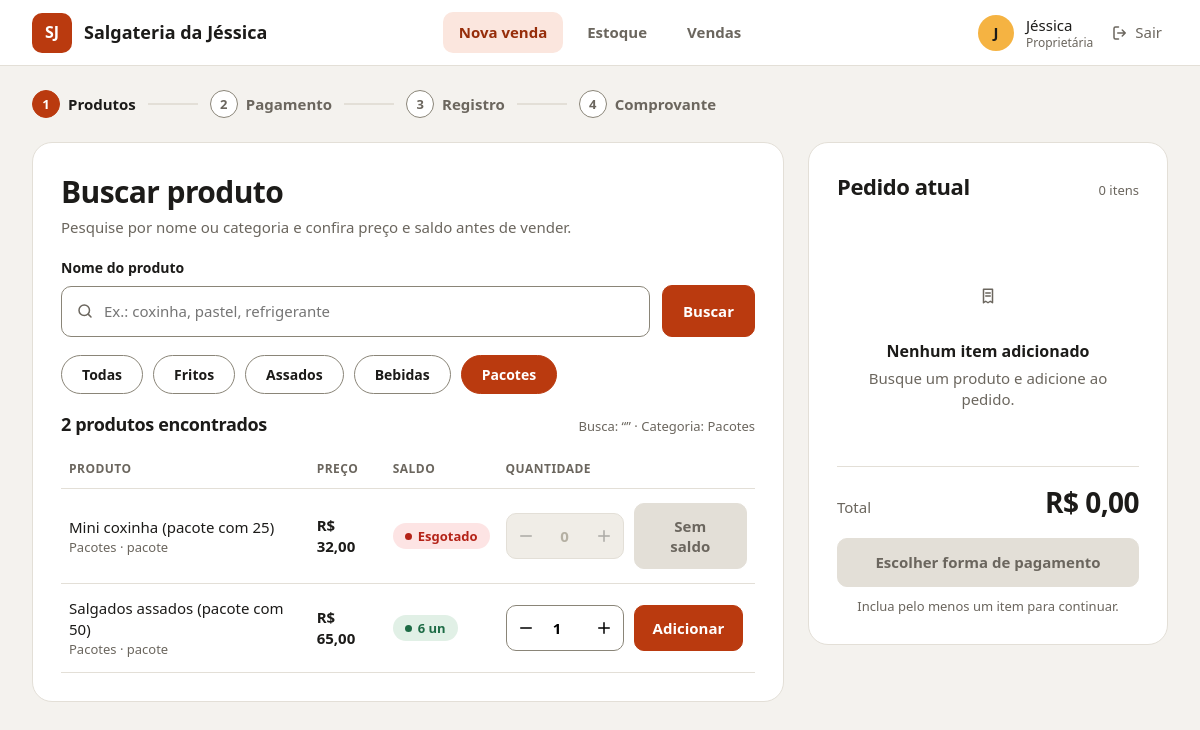
The app's page /?q=&cat=pacotes (signed in) with its own data.
### loja/models.py (models this page shows, shortened)
class Produto(models.Model):
    nome = models.CharField(max_length=80)
    categoria = models.CharField(max_length=20, choices=CATEGORIAS)
    unidade = models.CharField(max_length=20, default="unidade")
    preco_centavos = models.PositiveIntegerField()
    saldo = models.PositiveIntegerField(default=0)
    ativo = models.BooleanField(default=True)
    class Meta:
        ordering = ["categoria", "nome"]

### loja/views.py (the view)
# urls.py: path("", views.pedido, name="pedido"),
@login_required
def pedido(request):
    q = request.GET.get("q", "").strip()
    cat = request.GET.get("cat", "")
    buscou = bool(q or cat)
    produtos = []
    if buscou:
        qs = Produto.objects.filter(ativo=True)
        if cat and cat != "todas":
            qs = qs.filter(categoria=cat)
        termo = _sem_acento(q)
        produtos = [p for p in qs if termo in _sem_acento(p.nome)]
        carrinho = _carrinho(request)
        for p in produtos:
            p.no_pedido = carrinho.get(str(p.id), 0)
    linhas, total, unidades = _linhas(request)
    return render(request, "loja/pedido.html", {
        "passos": _passos(1), "q": q, "cat": cat or "todas", "buscou": buscou,
        "categorias": [("todas", "Todas")] + CATEGORIAS,
        "cat_nome": dict(CATEGORIAS).get(cat, "Todas"),
        "produtos": produtos, "linhas": linhas, "total": total, "unidades": unidades,
        "ultimo": request.session.get("ultimo"), "voltar": request.get_full_path(),
    })

### loja/templatetags/dinheiro.py (called while the page is built)
def _fmt(centavos):
    inteiro, resto = divmod(int(centavos or 0), 100)
    return f"{inteiro:,}".replace(",", ".") + f",{resto:02d}"

@register.filter
def reais(centavos):
    return "R$ " + _fmt(centavos)

### loja/views.py (called while the page is built, shortened)
def _passos(atual):
    return [
        {"n": i + 1, "nome": nome,
         "estado": "done" if i + 1 < atual else "atual" if i + 1 == atual else "futuro"}
        for i, nome in enumerate(PASSOS)
    ]

def _sem_acento(texto):
    base = unicodedata.normalize("NFD", texto)
    return "".join(c for c in base if unicodedata.category(c) != "Mn").lower()

def _carrinho(request):
    return request.session.setdefault("carrinho", {})

def _linhas(request):
    carrinho = _carrinho(request)
    produtos = Produto.objects.in_bulk([int(i) for i in carrinho])
    linhas, total, unidades = [], 0, 0
    return linhas, total, unidades

### loja/templates/loja/pedido.html (shortened to what this page needs)
{% extends "loja/base.html" %}
{% load dinheiro %}
{% block conteudo %}
<div class="grade">
  <section class="cartao">
    <h1>Buscar produto</h1>
    <p class="sub">Pesquise por nome ou categoria e confira preço e saldo antes de vender.</p>
    <form method="get" class="busca">
      <div style="flex:1">
        <label class="campo" for="q">Nome do produto</label>
        <div class="entrada"><svg class="i"><use href="#i-search"/></svg>
          <input id="q" name="q" value="{{ q }}" placeholder="Ex.: coxinha, pastel, refrigerante"></div>
      </div>
      <button class="botao" style="align-self:flex-end;height:52px">Buscar</button>
    </form>
    <div class="chips">
      {% for chave, nome in categorias %}
        <a class="chip {% if chave == cat %}sel{% endif %}" href="?q={{ q|urlencode }}&cat={{ chave }}">{{ nome }}</a>
      {% endfor %}
    </div>
    {% if not buscou %}
      <div class="vazio">
        <div class="icone"><svg class="i"><use href="#i-box"/></svg></div>
        <strong>Nenhuma busca ainda</strong>
        <p>Digite o nome de um produto ou escolha uma categoria para ver preço e saldo disponíveis.</p>
      </div>
    {% else %}
      <div class="cab"><h2 style="font-size:18px">{{ produtos|length }} produto{{ produtos|length|pluralize }} encontrado{{ produtos|length|pluralize }}</h2>
        <span>Busca: “{{ q }}” · Categoria: {{ cat_nome }}</span></div>
      {% if produtos %}
      <table>
        <tr><th>Produto</th><th>Preço</th><th>Saldo</th><th>Quantidade</th><th></th></tr>
        {% for p in produtos %}
        <tr>
          <td>{{ p.nome }}
            <small>{{ p.get_categoria_display }} · {{ p.unidade }}
              {% if p.no_pedido %}<span class="selo no">No pedido: {{ p.no_pedido }}</span>{% endif %}</small></td>
          <td><b>{{ p.preco_centavos|reais }}</b></td>
          <td>{% if p.saldo > 0 %}<span class="selo">{{ p.saldo }} un</span>{% else %}<span class="selo zero">Esgotado</span>{% endif %}</td>
          <td colspan="2">
            <form method="post" action="{% url 'adicionar' p.id %}" class="acao" style="justify-content:flex-start">
              {% if p.saldo > 0 %}
              <div class="qtd" data-qtd>
                <button type="button" data-d="-1" aria-label="Diminuir"><svg class="i"><use href="#i-minus"/></svg></button>
                <input name="qtd" type="number" value="1" min="1" max="{{ p.saldo }}">
                <button type="button" data-d="1" aria-label="Aumentar"><svg class="i"><use href="#i-plus"/></svg></button>
              </div>
              <button class="botao">Adicionar</button>
              {% else %}
              <div class="qtd off"><button type="button" disabled><svg class="i"><use href="#i-minus"/></svg></button><span>0</span><button type="button" disabled><svg class="i"><use href="#i-plus"/></svg></button></div>
              <button class="botao off" disabled>Sem saldo</button>
              {% endif %}
            </form>
          </td>
        </tr>
        {% endfor %}
      </table>
      {% else %}
        <div class="vazio"><strong>Nenhum produto encontrado</strong><p>Tente outro nome ou outra categoria.</p></div>
      {% endif %}
    {% endif %}
  </section>
  <aside class="cartao painel">
    <div class="cab"><h2>Pedido atual</h2>
      <span>{{ linhas|length }} ite{{ linhas|length|pluralize:"m,ns" }}{% if linhas %} · {{ unidades }} unidade{{ unidades|pluralize }}{% endif %}</span></div>
    {% for l in linhas %}
    <div class="item-ped {% if l.produto.id == ultimo %}destaque{% endif %}">
      <div class="topo2"><span>{{ l.produto.nome }}</span><span>{{ l.subtotal|reais }}</span></div>
      <div class="muda peq">{{ l.qtd }} × {{ l.preco|reais }}</div>
      <div class="base">
        <form method="post" action="{% url 'alterar' l.produto.id %}" class="qtd peq">{% csrf_token %}
          <input type="hidden" name="voltar" value="{{ voltar }}">
          <button name="delta" value="-1" aria-label="Diminuir"><svg class="i"><use href="#i-minus"/></svg></button>
          <span>{{ l.qtd }}</span>
          <button name="delta" value="1" aria-label="Aumentar"><svg class="i"><use href="#i-plus"/></svg></button>
        </form>
        <form method="post" action="{% url 'remover' l.produto.id %}">{% csrf_token %}
          <input type="hidden" name="voltar" value="{{ voltar }}">
          <button class="remover"><svg class="i"><use href="#i-trash"/></svg> Remover</button>
        </form>
      </div>
    </div>
    {% empty %}
    <div class="vazio"><div class="icone" style="background:none"><svg class="i"><use href="#i-receipt"/></svg></div>
      <strong>Nenhum item adicionado</strong><p>Busque um produto e adicione ao pedido.</p></div>
    {% endfor %}
    <div class="total"><span class="muda">Total</span><strong>{{ total|reais }}</strong></div>
    {% if linhas %}
      <a class="botao" href="{% url 'pagamento' %}">Escolher forma de pagamento <svg class="i"><use href="#i-arrow-r"/></svg></a>
    {% else %}
      <span class="botao off">Escolher forma de pagamento</span>
      <p class="nota">Inclua pelo menos um item para continuar.</p>
    {% endif %}
  </aside>
</div>
{% endblock %}

### loja/templates/loja/base.html (shortened to what this page needs)
{% load static %}<!doctype html>
<html lang="pt-br">
<head>
  <link rel="stylesheet" href="{% static 'loja/style.css' %}">
</head>
<body>
{% block corpo %}
<header class="topo">
  <a class="marca" href="{% url 'pedido' %}"><span class="logo">SJ</span> Salgateria da Jéssica</a>
  {% with n=request.resolver_match.url_name %}
  <nav class="nav">
    <a href="{% url 'pedido' %}" class="{% if n == 'pedido' or n == 'pagamento' or n == 'registro' or n == 'comprovante' %}ativo{% endif %}">Nova venda</a>
    <a href="{% url 'estoque' %}" class="{% if n == 'estoque' %}ativo{% endif %}">Estoque</a>
    <a href="{% url 'vendas' %}" class="{% if n == 'vendas' %}ativo{% endif %}">Vendas</a>
  </nav>
  {% endwith %}
  <div class="usuario">
    <span class="avatar">{{ user.first_name|default:user.username|slice:":1"|upper }}</span>
    <span>{{ user.first_name|default:user.username }}<small>{% if user.is_superuser %}Proprietária{% else %}Atendente{% endif %}</small></span>
    <form method="post" action="{% url 'sair' %}">{% csrf_token %}
      <button class="sair"><svg class="i"><use href="#i-logout"/></svg> Sair</button>
    </form>
  </div>
</header>
<div class="pagina">
  {% if passos %}{% include "loja/_passos.html" %}{% endif %}
  {% block conteudo %}{% endblock %}
</div>
{% endblock %}
</body>
</html>

### records on screen
Produto: nome "Mini coxinha (pacote com 25)", categoria "Pacotes", unidade "pacote", preco_centavos|reais "R$ 32,00", saldo "Esgotado"
Produto: nome "Salgados assados (pacote com 50)", categoria "Pacotes", unidade "pacote", preco_centavos|reais "R$ 65,00", saldo "6"

### other values on screen
{{ user.first_name|default:user.username|slice:":1"|upper }} "J"
{{ user.first_name|default:user.username }} "Jéssica"
{{ p.n }} "1" "2" "3" "4"
{{ p.nome }} "Produtos" "Pagamento" "Registro" "Comprovante"
{{ nome }} "Todas" "Fritos" "Assados" "Bebidas" "Pacotes"
{{ produtos|length }} "2"
{{ cat_nome }} "Pacotes"
{{ linhas|length }} "0"
{{ total|reais }} "R$ 0,00"
